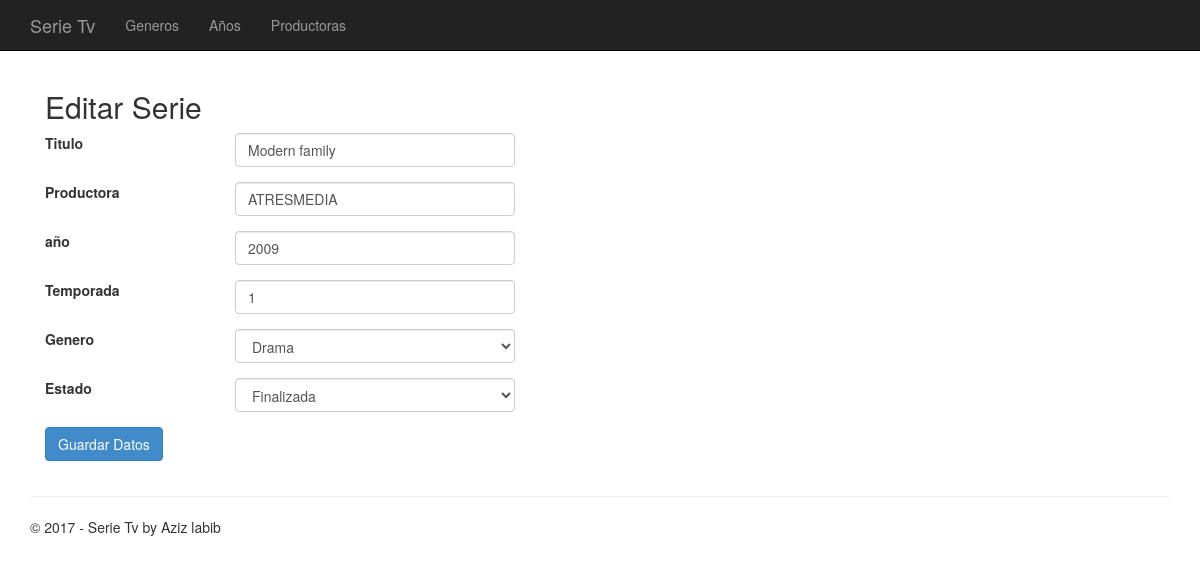
The app's page /editar/3 with its own data.
### app/models.py (models this page shows, shortened)
class Serie(models.Model):
    titulo = models.CharField(max_length=20)
    productora = models.CharField(max_length=10)
    fecha = models.IntegerField()
    temporada = models.IntegerField()
    GENEROS = ((0,"Accion"),(1,"Historica"),(2,"Terror"),(3,"Drama"),(4,"Ficcion"),(5,"Policiaca"))
    genero = models.IntegerField(choices=GENEROS)
    ESTADO = ((0,"Produccion"),(1,"En Emision"),(2,"Finalizada"))
    estado = models.IntegerField(choices=ESTADO)
    def getSerie(clave):
        serie = Serie.objects.get(pk=clave)
        return serie

### app/views.py (the view)
# urls.py: url(r'^editar/(?P<id>[0-9]+)$', app.views.editar, name='editar'),
def editar(request,id):
    if id=="":
        return render(request, "app/serieForm.html", context)
    serie = Serie.getSerie(id)
    form = QueryForm(request.POST or None,instance=serie)
    if form.is_valid():
        instance2 = form.save(commit=False)
        instance2.save()
        return HttpResponseRedirect('/ver/%s' % instance2.id)
    context = {
        "title":"Editar Serie",
        "form": form
        }
    return render(request, "app/serieForm.html", context)

### app/templates/app/serieForm.html
﻿{% extends "app/layout.html" %}
{% block content %}
<div class="container">
    <h2>{{title}}</h2>
<form method='POST' action='' >{% csrf_token %}
                <div class="form-group row">
                    <label for="id_titulo" class="col-md-2 control-label">Titulo</label>
                    <div class="col-md-10">
                        {{ form.titulo }}
                    </div>
                </div>
                    <div class="form-group row">
                    <label for="id_productora" class="col-md-2 control-label">Productora</label>
                    <div class="col-md-10">
                        {{ form.productora }}
                    </div>
                </div>
                    <div class="form-group row">
                    <label for="id_fecha" class="col-md-2 control-label">a&ntilde;o</label>
                    <div class="col-md-10">
                        {{ form.fecha }}
                    </div>
                </div><div class="form-group row">
                    <label for="id_temporada" class="col-md-2 control-label">Temporada</label>
                    <div class="col-md-10">
                        {{ form.temporada }}
                    </div>
                </div>
                    <div class="form-group row">
                    <label for="id_genero" class="col-md-2 control-label">Genero</label>
                    <div class="col-md-10">
                        {{ form.genero }}
                    </div>
                </div>
               <div class="form-group row">
                    <label for="id_estado" class="col-md-2 control-label">Estado</label>
                    <div class="col-md-10">
                        {{ form.estado }}
                    </div>
                </div>
               <div class="form-group row">
                   <div class="offset-sm-10 col-sm-2">
                   <button type="submit" class="btn btn-primary">Guardar Datos</button>
                       </div>
                   </div>
</form>
</div>
{% endblock %}

### app/static/app/content/site.css (style rules this page uses)
body { padding-top: 50px; padding-bottom: 20px; }
input, select, textarea { max-width: 280px; }

### records on screen
Serie: titulo "Modern family", productora "ATRESMEDIA", fecha "2009", temporada "1", genero "Drama", estado "Finalizada"

### other values on screen
{{ title }} "Editar Serie"
